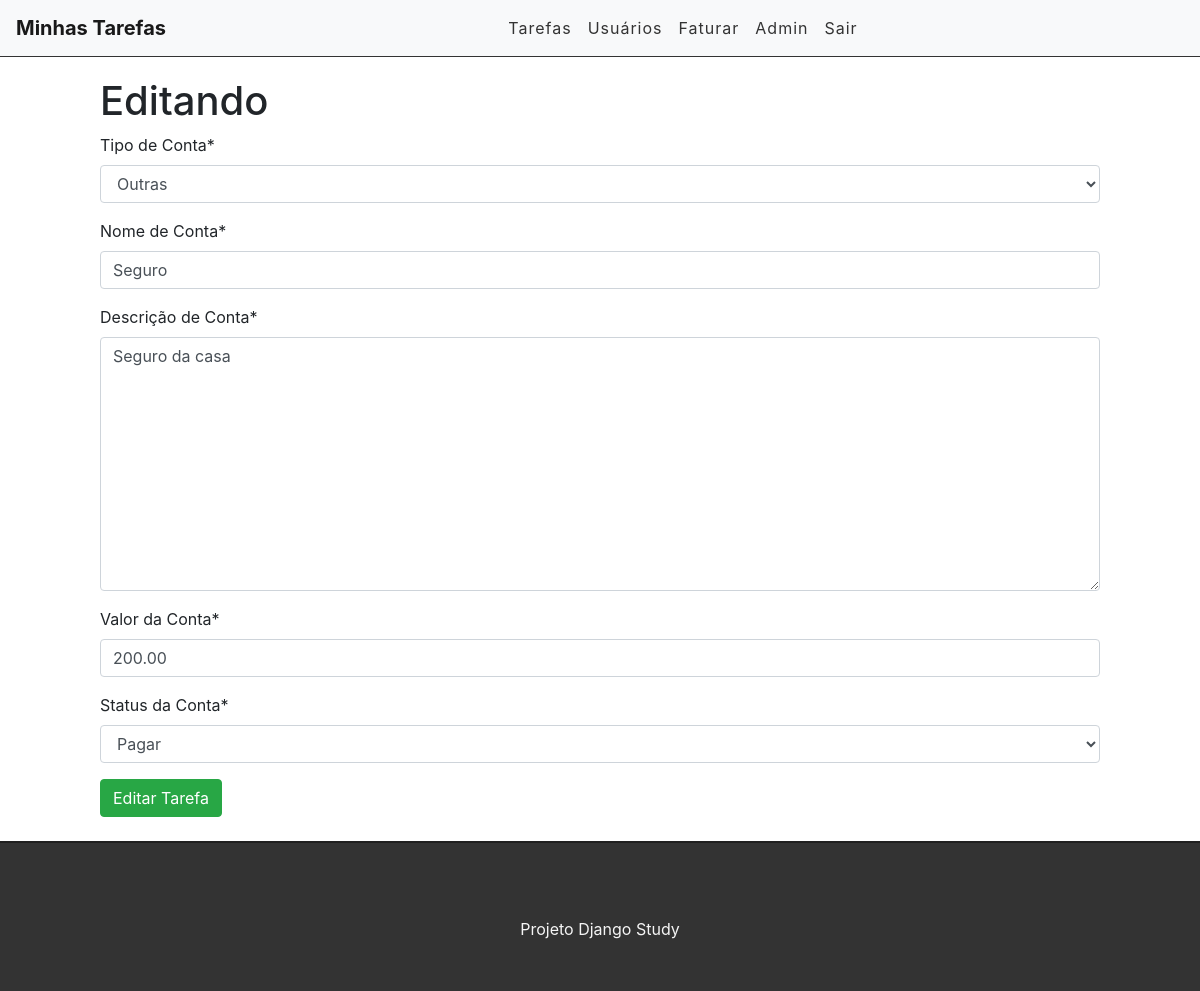
/edittask/12 (signed in), run on the app's committed database.
### conta/models.py (models this page shows, shortened)
class Task(models.Model):
    STATUS = (
        ('Pago', 'Pago'),
        ('Pagar', 'Pagar'),
    )
    type_task = models.ForeignKey(TypeTask, verbose_name='Tipo de Conta', on_delete=models.CASCADE)
    name = models.CharField(verbose_name='Nome de Conta', max_length=255)
    description = models.TextField(verbose_name='Descrição de Conta', null=False)
    varcont = models.DecimalField(verbose_name='Valor da Conta', max_digits=5, decimal_places=2)
    done = models.CharField(verbose_name='Status da Conta', max_length=7,choices=STATUS,)
    create_at = models.DateTimeField(auto_now_add=True)
    update_at = models.DateTimeField(auto_now=True)

### conta/views.py (the view)
# urls.py: path('edittask/<int:id>', views.editTask, name='edit-task'),
@login_required
def editTask(request, id):
    task = get_object_or_404(Task, pk=id)
    form = TaskForm(instance=task)
    if request.method == 'POST':
        form = TaskForm(request.POST, instance=task)
        if form.is_valid():
            task.save()
            return redirect('/')
        else:
            return render(request, 'conta/edittask.html', {'form': form, 'task': task})
    else:
        return render(request, 'conta/edittask.html', {'form': form, 'task': task})

### conta/forms.py
class TaskForm(forms.ModelForm):
    class Meta:
        model = Task
        fields = ('type_task','name','description','varcont','done')

### conta/models.py (called while the page is built)
    def __str__(self):
        return self.name_type

### conta/templates/conta/edittask.html (shortened to what this page needs)
{% extends 'base.html' %}
{% load crispy_forms_tags %}
{% block content %}
<div class="offset-1 col-10 list-div">
    <h1>Editando {{  task.title }}</h1>
    <form method="POST">
        {{form|crispy}}
        <input type="submit" class="btn btn-success" value="Editar Tarefa">
    </form>
</div>
<br>
{% endblock %}

### conta/static/css/styles.css (style rules this page uses)
.list-div { padding: 0; }

### data on the page
Task: type_task "Outras", name "Seguro", description "Seguro da casa", varcont "200.00", done "Pagar"
